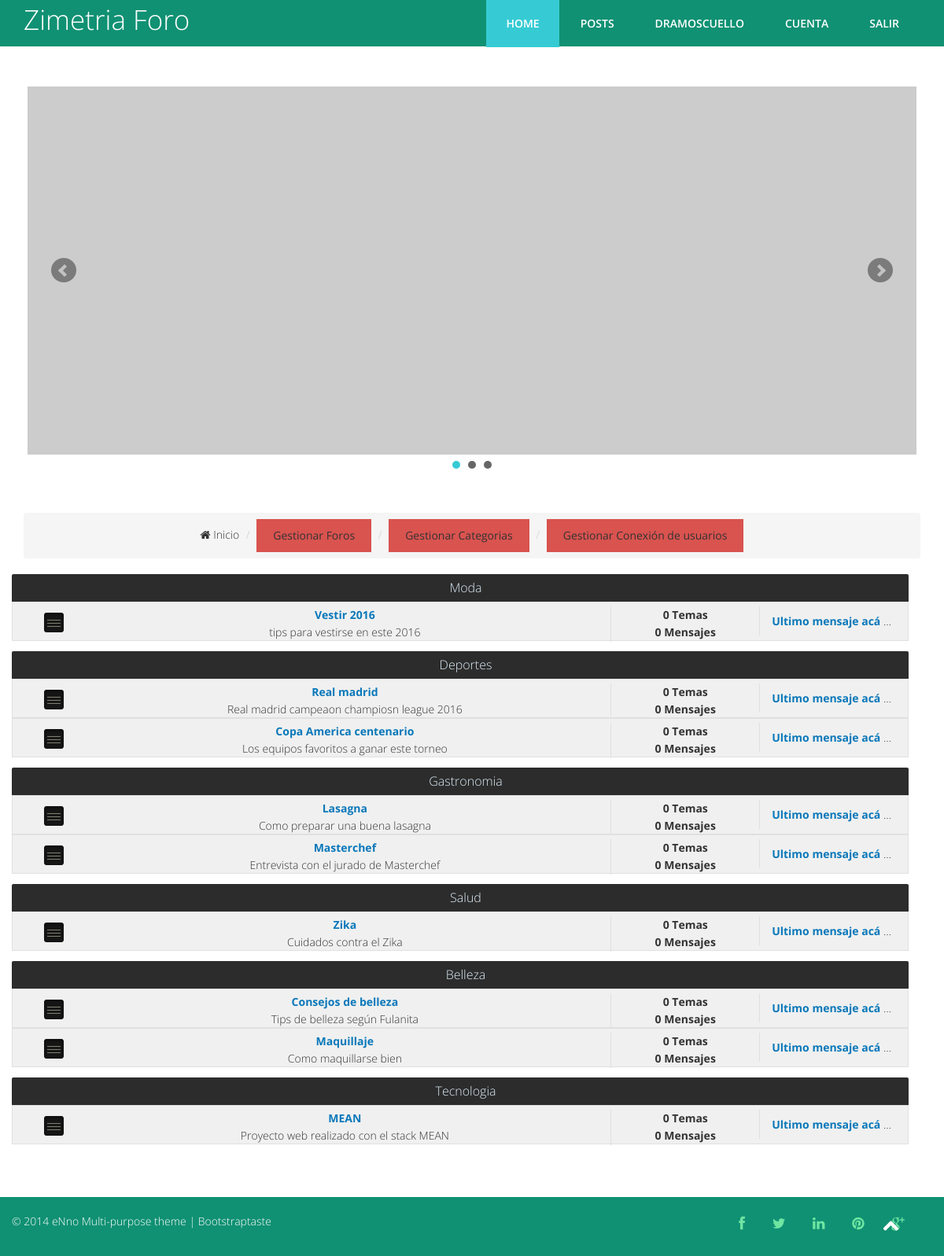
The page / (signed in) on the database its author committed.
### tables this page shows
CREATE TABLE IF NOT EXISTS `users` (
  `id` bigint(255) NOT NULL AUTO_INCREMENT,
  `user` varchar(30) NOT NULL,
  `pass` varchar(100) NOT NULL,
  `email` varchar(40) NOT NULL,
  `permisos` int(1) NOT NULL DEFAULT '0',
  PRIMARY KEY (`id`)
);

CREATE TABLE IF NOT EXISTS `categorias` (
  `id` int(11) NOT NULL AUTO_INCREMENT,
  `nombre` varchar(100) NOT NULL,
  PRIMARY KEY (`id`)
);

CREATE TABLE IF NOT EXISTS `foros` (
  `id` bigint(250) NOT NULL AUTO_INCREMENT,
  `nombre` varchar(250) NOT NULL,
  `descrip` varchar(255) NOT NULL,
  `cantidad_mensajes` bigint(255) NOT NULL DEFAULT '0',
  `cantidad_temas` bigint(255) NOT NULL DEFAULT '0',
  `id_categoria` int(11) NOT NULL DEFAULT '1',
  `estado` int(1) NOT NULL DEFAULT '1',
  PRIMARY KEY (`id`),
  KEY `id_categoria` (`id_categoria`)
);

### core/controllers/indexController.php (called while the page is built, shortened)
<?php
  $db = new Conexion();
  include('html/index/index.php');
 ?>

### core/bin/functions/Users.php (called while the page is built, shortened)
<?php
function Users() {
  $db = new Conexion();
  $sql = $db->query("SELECT * FROM users;");
  if($db->rows($sql) > 0) {
    while($d = $db->recorrer($sql)) {
      $users[$d['id']] = array(
        'id' => $d['id'],
        'user' => $d['user'],
        'pass' => $d['pass'],
        'email' => $d['email'],
        'permisos' => $d['permisos']
      );
    }
  } else {
    $users = false;
  }
  return $users;
}
?>

### core/core.php (called while the page is built, shortened)
<?php
require('core/models/class.Conexion.php');
require('core/bin/functions/Users.php');
require('core/bin/functions/Categorias.php');
require('core/bin/functions/Foros.php');
$_users = Users();
$_categorias = Categorias();
$_foros = Foros();
 ?>

### core/models/class.Conexion.php (called while the page is built, shortened)
<?php
class Conexion extends mysqli {
  public function rows($query) {
    return mysqli_num_rows($query);
  }
  public function liberar($query) {
    return mysqli_free_result($query);
  }
  public function recorrer($query) {
    return mysqli_fetch_array($query);
  }
}
?>

### core/bin/functions/Categorias.php (called while the page is built, shortened)
<?php
function Categorias() {
  $db = new Conexion();
  $sql = $db->query("SELECT * FROM categorias;");
  if($db->rows($sql) > 0) {
    while($data = $db->recorrer($sql)) {
      $categorias[$data['id']] = array(
        'id' => $data['id'],
        'nombre' => $data['nombre']
      );
    }
  } else {
    $categorias = false;
  }
  return $categorias;
}
?>

### core/bin/functions/Foros.php (called while the page is built, shortened)
<?php
function Foros() {
  $db = new Conexion();
  $sql = $db->query("SELECT * FROM foros;");
  if($db->rows($sql) > 0) {
    while($d = $db->recorrer($sql)) {
      $foros[$d['id']] = array(
        'id' => $d['id'],
        'nombre' => $d['nombre'],
        'descrip' => $d['descrip'],
        'cantidad_mensajes' => $d['cantidad_mensajes'],
        'cantidad_temas' => $d['cantidad_temas'],
        'id_categoria' => $d['id_categoria'],
        'estado' => $d['estado']
      );
    }
  } else {
    $foros = false;
  }
  return $foros;
}
?>

### html/index/index.php (the view, shortened to what this page needs)
<?php include(HTML_DIR . 'overall/header.php'); ?>
  <body>
	<?php include(HTML_DIR . 'overall/nav.php'); ?>
	<div class="container">
		<div class="row">
			<div class="slider">
				<div class="img-responsive">
					<ul class="bxslider">
						<li><img src="http://placehold.it/1500x600" alt=""/></li>
					</ul>
				</div>
			</div>
		</div>
	</div>
  <section class="mbr-section mbr-after-navbar">
  <div class="mbr-section__container container mbr-section__container--isolated">
  <div class="row container">
      <ol class="breadcrumb">
        <li><a href="?view=index"><i class="fa fa-home"></i> Inicio</a></li>
        <?php
          if(isset($_SESSION['app_id']) and $_users[$_SESSION['app_id']]['permisos'] >= 2) {
            echo '<li><a href="?view=configforos" class="btn btn-danger">Gestionar Foros</a></li>
            <li><a href="?view=categorias" class="btn btn-danger">Gestionar Categorias</a></li>
            <li><a href="?view=usuconexiones" class="btn btn-danger">Gestionar Conexión de usuarios</a></li>';
          }
        ?>
      </ol>
  </div>
  <?php
if (isset($_SESSION['app_id']) and $_users[$_SESSION['app_id']]) {
  if(false != $_categorias) {
    $prepare_sql = $db->prepare("SELECT id FROM foros WHERE id_categoria = ? ;");
    $prepare_sql->bind_param('i',$id_categoria);
    foreach($_categorias as $id_categoria => $array_categoria) {
      $prepare_sql->execute();
      $prepare_sql->bind_result($id_del_foro);
      echo '<div class="row categorias_con_foros">
        <div class="col-sm-12">
            <div class="row titulo_categoria">'.$_categorias[$id_categoria]['nombre'].'</div>';
            while($prepare_sql->fetch()) {
              if($_foros[$id_del_foro]['estado'] == 1) {
                $extension = '.png';
              } else {
                $extension = '_bloqueado.png';
              }
              echo '<div class="row foros">
                <div class="col-md-1" style="height:50px;line-height: 37px;">
                  <img src="views/app/images/foros/foro_leido'.$extension.'" />
                </div>
                <div class="col-md-7 puntitos" style="padding-left: 0px;">
                  <a href="#">'.$_foros[$id_del_foro]['nombre'].'</a><br />
                  '.$_foros[$id_del_foro]['descrip'].'
                </div>
                <div class="col-md-2 left_border" style="text-align: center;font-weight: bold;">
                  '.$_foros[$id_del_foro]['cantidad_temas'].' Temas<br />
                  '.$_foros[$id_del_foro]['cantidad_mensajes'].' Mensajes
                </div>
                <div class="col-md-2 left_border puntitos" style="line-height: 37px;">
                  <a href="#">Ultimo mensaje acá texto largo</a>
                </div>
              </div>';
            }
      echo '</div>
      </div>';
    }
  }
}else{
  echo "<h2>Debes iniciar sesión para poder ver los foros :)</h2>";
}
?>
  </div>
  </section>
	<?php include(HTML_DIR . 'overall/footer.php'); ?>
  </body>
</html>

### index.php
<?php
require('core/core.php');
if (isset($_GET['view'])) {
  if (file_exists('core/controllers/'.strtolower($_GET['view']).'Controller.php')) {
    include('core/controllers/'.strtolower($_GET['view']).'Controller.php');
  }else {
    include('core/controllers/errorController.php');
  }
}else {
  include('core/controllers/indexController.php');
}
 ?>

### html/overall/header.php (shortened to what this page needs)
<!DOCTYPE html>
<html lang="en">
  <head>
    <link href="views/css/bootstrap.min.css" rel="stylesheet">
	<link rel="stylesheet" href="views/css/animate.css">
	<link rel="stylesheet" href="views/css/font-awesome.min.css">
	<link rel="stylesheet" href="views/css/jquery.bxslider.css">
	<link rel="stylesheet" type="text/css" href="views/css/demo.css" />
	<link rel="stylesheet" type="text/css" href="views/css/set1.css" />
	<link href="views/css/overwrite.css" rel="stylesheet">
	<link href="views/css/style.css" rel="stylesheet">
  <link rel="stylesheet" type="text/css" href="views/app/css/format.css">
  </head>

### html/overall/nav.php (shortened to what this page needs)
<nav class="navbar navbar-default navbar-fixed-top" role="navigation">
  <div class="container">
    <div class="navbar-header">
      <a class="navbar-brand" href="index.php"><span><?php echo APP_TITTLE ?></span></a>
    </div>
    <div class="navbar-collapse collapse">
      <div class="menu">
        <ul class="nav nav-tabs" role="tablist">
          <li role="presentation" class="active"><a href="index.php">Home</a></li>
          <li role="presentation"><a href="#">Posts</a></li>
          <?php
            if(!isset($_SESSION['app_id'])) {
              echo '<li role="presentation"><a href="javascript:void(0)" data-toggle="modal" data-target=".bs-example-modal-sm">Login</a></li>
              <li role="presentation"><a href="javascript:void(0)" data-toggle="modal" data-target=".bs-example-modal-lg">Register</a></li>';
            }else{
              echo '<li role="presentation"><a href="#">'. strtoupper($_users[$_SESSION['app_id']]['user']) .'</a></li>
              <li role="presentation"><a href="#">Cuenta</a></li>
              <li role="presentation"><a href="?view=logout">Salir</a></li>';
            }
           ?>
        </ul>
      </div>
    </div>
  </div>
</nav>

### html/overall/footer.php (shortened to what this page needs)
<footer>
  <div class="last-div">
    <div class="container">
      <div class="row">
        <div class="copyright">
          © 2014 eNno Multi-purpose theme | <a target="_blank" href="http://bootstraptaste.com">Bootstraptaste</a>
        </div>
      </div>
    </div>
    <div class="container">
      <div class="row">
        <ul class="social-network">
          <li><a href="#" data-placement="top" title="Facebook"><i class="fa fa-facebook fa-1x"></i></a></li>
          <li><a href="#" data-placement="top" title="Twitter"><i class="fa fa-twitter fa-1x"></i></a></li>
          <li><a href="#" data-placement="top" title="Linkedin"><i class="fa fa-linkedin fa-1x"></i></a></li>
          <li><a href="#" data-placement="top" title="Pinterest"><i class="fa fa-pinterest fa-1x"></i></a></li>
          <li><a href="#" data-placement="top" title="Google plus"><i class="fa fa-google-plus fa-1x"></i></a></li>
        </ul>
      </div>
    </div>
    <a href="" class="scrollup"><i class="fa fa-chevron-up"></i></a>
  </div>
</footer>

### views/css/demo.css (style rules this page uses)
*, *:after, *:before { -webkit-box-sizing: border-box; box-sizing: border-box; }
body { background: #2f3238; color: #fff; font-weight: 400; font-size: 1em; font-family: 'Raleway', Arial, sans-serif; }
a { outline: none; color: #3498db; text-decoration: none; }
section { padding: 1em; text-align: center; }

### views/css/overwrite.css (style rules this page uses)
.btn { text-shadow: none; background-image:none; border-color: none; border-bottom-color: none; -webkit-box-shadow: none; -moz-box-shadow: none; box-shadow: none; }
.btn { outline:0; -webkit-border-radius: 0; -moz-border-radius: 0; border-radius: 0; }
a.btn,.btn:focus { outline:0; }

### views/css/style.css (style rules this page uses)
body { font-family:'Open Sans', Arial, sans-serif; font-size:14px; font-weight:300; line-height:1.6em; color:#333; background-color:#fff; }
a { text-decoration:none; transition: all 0.1s ease-in-out; -moz-transition: all 0.1s ease-in-out; -webkit-transition: all 0.1s ease-in-out; -o-transition: all 0.1s ease-in-out; outline: none; color:#333; }
.navbar-brand { float: left; height: 50px; padding: 15px 15px; font-size: 30px; line-height: 20px; }
a.navbar-brand span { color:#fff; font-size:35px; }
.navbar-collapse { float:right; padding-right: 15px; padding-left: 15px; overflow-x: visible; -webkit-overflow-scrolling: touch; border-top: 0; }
.navbar-fixed-top { top: 0; border-width: 0 0 0; background-color:#109173; }
.nav-tabs { border-bottom:0; }
.nav > li > a { position: relative; display: block; padding: 20px 25px; }
.nav-tabs > li > a { margin-right: 2px; line-height: 1.42857143; border: 0; border-radius: 0 0 0 0; text-transform:uppercase; font-weight:600; color:#fff; }
.nav-tabs > li.active > a { color: #fff; cursor: default; background-color:#36CBD4; border: 0; border-bottom-color: transparent; }
.slider { margin-top:110px; background-color:#; }
.bxslider li { margin-left:40px; }
.btn { color:#333; display: inline-block; padding: 10px 20px; margin-bottom: 0; font-size: 14px; font-weight: normal; line-height: 1.42857143; text-align: center; white-space: nowrap; vertical-align: middle; -ms-touch-action: manipulation; touch-action: manipulation; cursor: pointer; -webkit-user-select: none; -moz-user-select: none; -ms-user-select: none; user-select: none; background-image: none; border: 1px solid transparent; border-radius: 0; }
footer { background: #fff; }
.inner-footer ul li,a { list-style:none; }
.last-div { margin-top:40px; background: #109173; padding: 20px 0; position: relative; }
.copyright { font-size: 14px; color: #fff; margin: 0; font-weight: 300; float: left; }
.copyright a { color: #fff; }
ul.social-network { list-style:none; margin-top:-20px; float:right; font-size:18px; margin-right:20px; }
ul.social-network li { display:inline; margin: 0 15px; color:#6EE5A1; }
ul.social-network li a { color:#6EE5A1; }
a.scrollup { color:#fff; height:55px; width:55px; font-size:22px; line-height:50px; text-align:center; text-decoration:none; position:fixed; bottom:10px; right:40px; opacity:0,5; border-radius:50%; z-index:999; }

### views/app/css/format.css (style rules this page uses)
.titulo_categoria { background: #2c2c2c; color: #dfeff9; font-weight: 100; font-size: 16px; width: 100%; height: 35px; line-height: 35px; padding-left: 14px; border-top-left-radius: 2px; border-top-right-radius: 2px; -moz-border-top-left-radius: 2px; -mozborder-top-right-radius: 2px; -webkit-border-top-left-radius: 2px; -webkit-border-top-right-radius: 2px; }
.categorias_con_foros { margin-bottom: 7px; }
.foros { width: 100%; padding-left: 5px; background: #f0f0f0; border: 1px solid #e0e0e0; max-height: 50px; padding-top: 5px; }
.foros div.left_border { border-left: 1px solid #e0e0e0; }
.foros div a { color: #0a78ba; font-weight: bold; }
.puntitos { overflow:hidden; white-space:nowrap; text-overflow: ellipsis; }
a { cursor: pointer; text-decoration: none; }

### rows shown on the page
users: user "DRAMOSCUELLO"
categorias: nombre "Moda"
foros: id+nombre "Vestir 2016", id+descrip "tips para vestirse en este 2016", id+cantidad_temas "0", id+cantidad_mensajes "0"
categorias: nombre "Deportes"
foros: id+nombre "Real madrid", id+descrip "Real madrid campeaon champiosn league 2016", id+cantidad_temas "0", id+cantidad_mensajes "0"
foros: id+nombre "Copa America centenario", id+descrip "Los equipos favoritos a ganar este torneo", id+cantidad_temas "0", id+cantidad_mensajes "0"
categorias: nombre "Gastronomia"
foros: id+nombre "Lasagna", id+descrip "Como preparar una buena lasagna", id+cantidad_temas "0", id+cantidad_mensajes "0"
foros: id+nombre "Masterchef", id+descrip "Entrevista con el jurado de Masterchef", id+cantidad_temas "0", id+cantidad_mensajes "0"
categorias: nombre "Salud"
foros: id+nombre "Zika", id+descrip "Cuidados contra el Zika", id+cantidad_temas "0", id+cantidad_mensajes "0"
categorias: nombre "Belleza"
foros: id+nombre "Consejos de belleza", id+descrip "Tips de belleza según Fulanita", id+cantidad_temas "0", id+cantidad_mensajes "0"
foros: id+nombre "Maquillaje", id+descrip "Como maquillarse bien", id+cantidad_temas "0", id+cantidad_mensajes "0"
categorias: nombre "Tecnologia"
foros: id+nombre "MEAN", id+descrip "Proyecto web realizado con el stack MEAN", id+cantidad_temas "0", id+cantidad_mensajes "0"

### other values the page prints
APP_TITTLE "Zimetria Foro"
